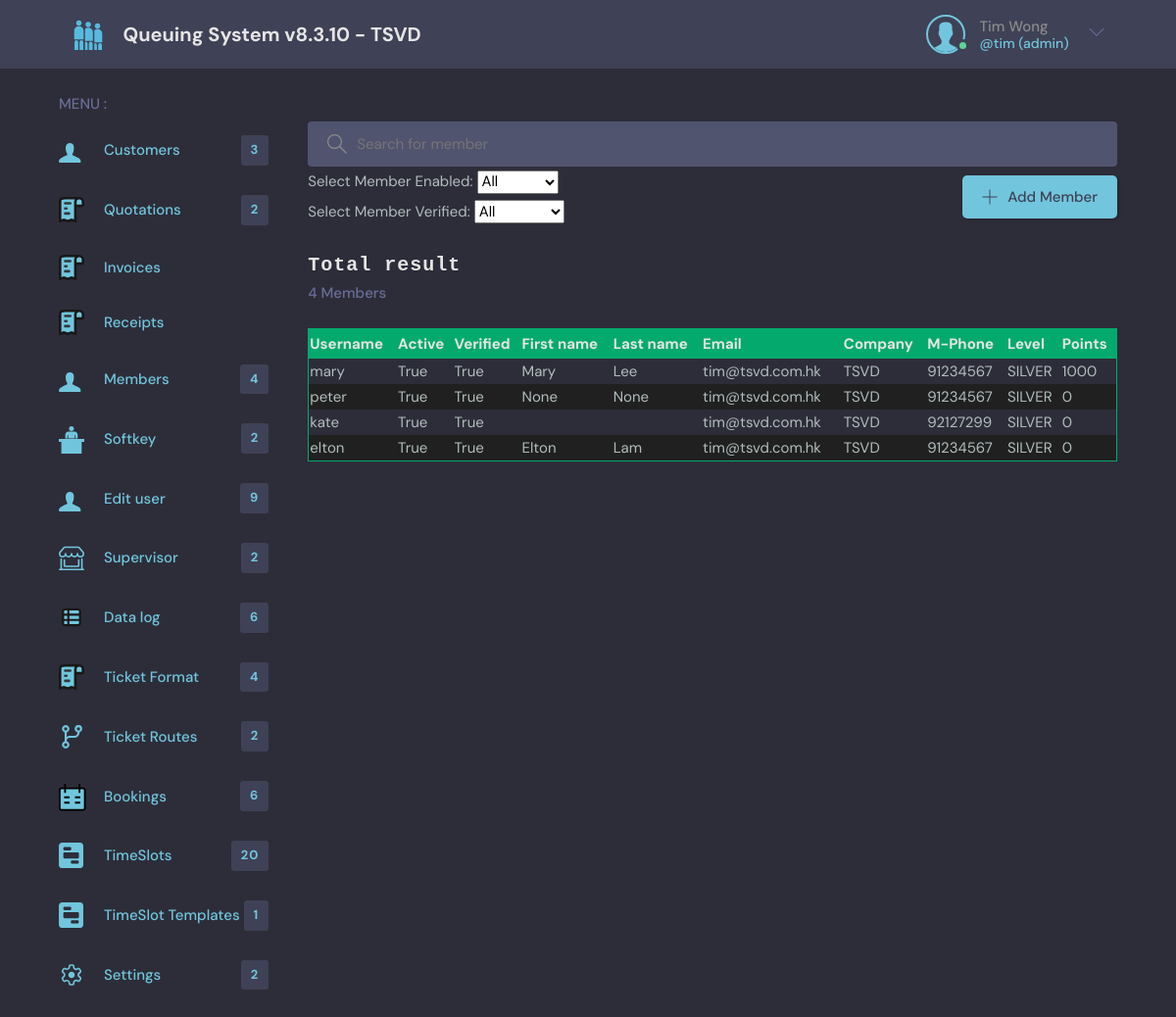
The app's page /crm/member/ (signed in) with its own data.
### crm/models.py (models this page shows, shortened)
class Member(models.Model):
    company = models.ForeignKey(Company, on_delete=models.CASCADE, null=True, blank=True)
    username = models.CharField(max_length=200, null=False, unique=True)
    login = models.BooleanField(default=False, null=False)
    number = models.CharField(max_length=200, null=False, unique=True)
    password = models.CharField(max_length=200, null=False, blank=False)
    verifycode = models.CharField(max_length=200, null=True, blank=True)
    verifycode_date = models.DateTimeField(null=True, blank=True)
    verified = models.BooleanField(default=False, null=False)
    enabled = models.BooleanField(default=True, null=False)
    token = models.CharField(max_length=200, null=True, blank=True)
    tokendate = models.DateTimeField(null=True, blank=True)
    birthday = models.DateTimeField(null=True, blank=True)
    gender = models.CharField(max_length=10, null=True, blank=True)
    memberpoints = models.IntegerField(default=0)
    memberpointtotal = models.IntegerField(default=0)
    memberlevel = models.CharField(max_length=10, null=True, blank=True)
    nickname = models.CharField(max_length=200, null=True, blank=True)
    lastname = models.CharField(max_length=200, null=True, blank=True)
    firstname = models.CharField(max_length=200, null=True, blank=True)
    mobilephone_country = models.CharField(max_length=200, null=True, blank=True)
    mobilephone = models.CharField(max_length=200, null=True, blank=True)
    email = models.EmailField(null=False, blank=False) #, unique=True) # unique=True for production
    address = models.CharField(max_length=200, null=True, blank=True)
    remark = models.CharField(max_length=200, null=True, blank=True)
    createdby = models.ForeignKey(User, on_delete=models.SET_NULL, null=True, blank=True)
    updated = models.DateTimeField(auto_now=True)
    created = models.DateTimeField(auto_now_add=True) # auto_now_add just auto add once (the first created)
    class Meta:
        unique_together = ('company', 'username',)

class Company(models.Model):
    ccode = models.CharField(max_length=200, null=False, unique=True)
    enabled = models.BooleanField(default=True)
    branchs = models.ManyToManyField(Branch, related_name='branchs',  blank=True, help_text='Branch access rights',)
    timezone = models.CharField(max_length=32, null=False, default='Asia/Hong_Kong')
    name = models.TextField(null=True, blank=True)
    address = models.TextField(null=True, blank=True)
    contact_person = models.CharField(max_length=200, null=True, blank=True)
    phone = models.CharField(max_length=200, null=True, blank=True)
    email = models.EmailField(null=False, blank=False)
    domain = models.CharField(max_length=200, null=True, blank=True, help_text='Domain name for the company', default='192.168.1.22:8000')

### base/decorators.py (the view)
    def wrapper_func(request, *args, **kwargs):
        if request.user.is_authenticated == False :
            return redirect('login')
        else:
            return view_func(request, *args, **kwargs)

### crm/templates/crm/memberlist.html (shortened to what this page needs)
{% extends 'main.html' %}
{% block content %}
    <main class="layout layout--2">
      <div class="container">
        {% include 'base/menu.html' %}
        <div class="roomList" style="padding-right: 0rem;padding-left: 4rem;">
          <div class="header__search" >
            <label>
                <input id="id_q" placeholder="Search for member" value="{{q}}" />
            </label>
          </div>
          <div class="roomList__header">
            <div>
                <div class="roomListSelect">
                    Select Member Enabled:
                    <select name="sel_active" id="id_active" >
                    {% if qactive == "all" %}
                        <option value=all selected="selected">All</option>
                    {% else %}
                        <option value=all>All</option>
                    {% endif %}
                    </select><br>
                </div>
                <div class="roomListSelect">
                    Select Member Verified:
                    <select name="sel_verified" id="id_verified" >
                    {% if qverified == "all" %}
                        <option value=all selected="selected">All</option>
                    {% else %}
                        <option value=all>All</option>
                    {% endif %}
                    </select><br>
                </div>
            </div>
              <a class="btn btn--main" href="{% url 'membernew' company.ccode %}" >
                <svg version="1.1" xmlns="http://www.w3.org/2000/svg" width="32" height="32" viewBox="0 0 32 32">
                  <title>add</title>
                  <path
                    d="M16.943 0.943h-1.885v14.115h-14.115v1.885h14.115v14.115h1.885v-14.115h14.115v-1.885h-14.115v-14.115z"
                  ></path>
                </svg>
                Add Member
              </a>
            </div>
          <div class="roomList__header">
              <div style="display: flex;">
                <div style="margin-right: 2rem;">
                  <h2>Total result</h2>
                  <p>{{result_members.count}} Members</p>
                </div>
              </div>
          </div>
          <div id="userlistarea">
            {% include 'crm/memberlist_list.html' %}
          </div>
      </div>
{% endblock %}

### templates/navbar.html (shortened to what this page needs)
{% load static %}
<header class="header header--loggedIn">
    <div class="container">
      <a href="{% url 'home' %}" class="header__logo">
        <img src="{% static 'images/logo-q.svg' %}" />
        <h1>Queuing System v{{aqs_version}} - TSVD</h1>
      </a>
      <nav class="header__menu">
        {% if request.user.is_authenticated %}
        <div class="header__user" >
          <a href="">
            <div class="avatar avatar--medium active">
              <img src="{% static 'images/avatar.svg' %}" />
            </div>
            <p>{{request.user.first_name}} {{request.user.last_name}} <span>@{{request.user.username}} ({{request.user.groups.all.0.name}})</span></p>
          </a>
          <button class="dropdown-button">
            <svg version="1.1" xmlns="http://www.w3.org/2000/svg" width="32" height="32" viewBox="0 0 32 32">
              <title>chevron-down</title>
              <path d="M16 21l-13-13h-3l16 16 16-16h-3l-13 13z"></path>
            </svg>
          </button>
        </div>
        {% else %}
            <a href="{% url 'login' %}">
            <img src="{% static 'images/avatar.svg' %}" />
            <p>Login</p>
            </a>
        {% endif %}
      </nav>
    </div>
  </header>

### crm/templates/crm/memberlist_list.html
{% load static %}
<table id="table-style" class="table-style-userlist">
    <thead>
        <tr>
            <th onclick="redirect('sort=username')" >Username</th>
            <th onclick="redirect('sort=active')">Active</th>
            <th onclick="redirect('sort=verified')">Verified</th>
            <th onclick="redirect('sort=fname')">First name</th>
            <th onclick="redirect('sort=lname')">Last name</th>
            <th onclick="redirect('sort=email')">Email</th>
            <th onclick="redirect('sort=company')">Company</th>
            <th onclick="redirect('sort=mobilephone')">M-Phone</th>
            <th onclick="redirect('sort=memberlevel')">Level</th>
            <th onclick="redirect('sort=memberpoints')">Points</th>
        </tr>
    </thead>
    <tbody>
    {% for member in result_members %}
        <tr onclick="window.location='{% url 'memberupdate' member.id %}' " >
            <td>{{member.username}}</td>
            <td>{% if member.enabled == True %}True{% else %}False{% endif %}</td>
            <td>{% if member.verified == True %}True{% else %}False{% endif %}</td>
            <td>{{member.firstname}}</td>
            <td>{{member.lastname}}</td>
            <td>{{member.email}}</td>
            <td>{{member.company.ccode}}</td>
            <td>{{member.mobilephone}}</td>
            <td>{{member.memberlevel}}</td>
            <td>{{member.memberpoints}}</td>
        </tr>
    {% endfor %}
    </tbody>
</table>

### records on screen
Member: username "mary", enabled "True", verified "True", firstname "Mary", lastname "Lee", email "tim@tsvd.com.hk", company.ccode "TSVD", mobilephone "91234567", memberlevel "SILVER", memberpoints "1000"
Member: username "peter", enabled "True", verified "True", firstname "None", lastname "None", email "tim@tsvd.com.hk", company.ccode "TSVD", mobilephone "91234567", memberlevel "SILVER", memberpoints "0"
Member: username "kate", enabled "True", verified "True", email "tim@tsvd.com.hk", company.ccode "TSVD", mobilephone "92127299", memberlevel "SILVER", memberpoints "0"
Member: username "elton", enabled "True", verified "True", firstname "Elton", lastname "Lam", email "tim@tsvd.com.hk", company.ccode "TSVD", mobilephone "91234567", memberlevel "SILVER", memberpoints "0"

### other values on screen
{{ aqs_version }} "8.3.10"
{{ request.user.first_name }} "Tim"
{{ request.user.last_name }} "Wong"
{{ request.user.username }} "tim"
{{ request.user.groups.all.0.name }} "admin"
{{ customers.count }} "3"
{{ quotations.count }} "2"
{{ members.count }} "4"
{{ branchs.count }} "2"
{{ users.count }} "9"
{{ ticketformats.count }} "4"
{{ routes.count }} "2"
{{ bookings.count }} "6"
{{ timeslots.count }} "20"
{{ temps.count }} "1"
